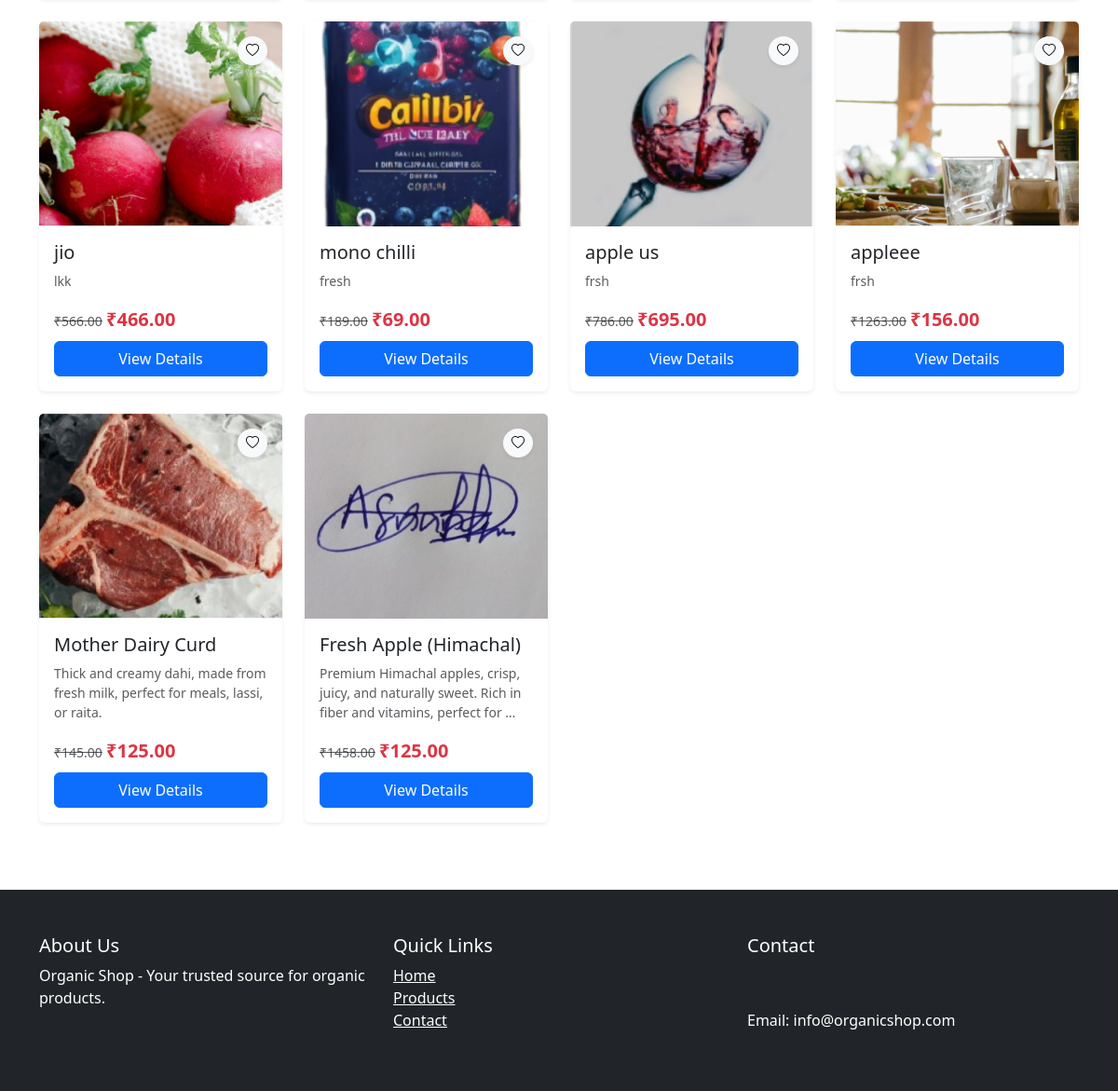
The app's page /category/breadssweets/ (lower part), older data.
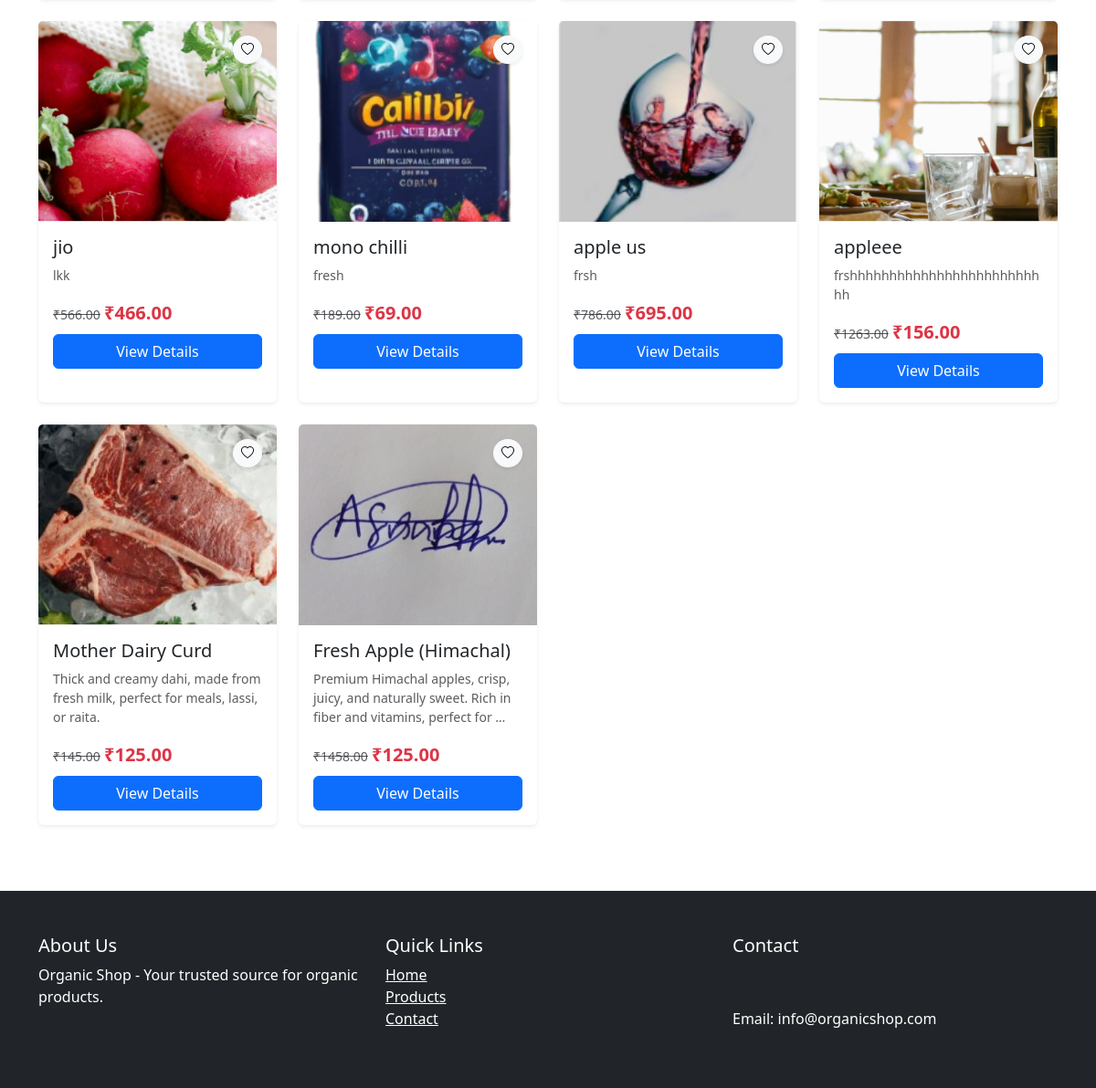
The same page, newer data.
### shop/models.py (models this page shows, shortened)
class Product(models.Model):
    category = models.ForeignKey(Category, on_delete=models.CASCADE, related_name='products')
    name = models.CharField(max_length=255)
    slug = models.SlugField(unique=True ,blank=True)
    description = models.TextField()
    price = models.DecimalField(max_digits=10, decimal_places=2)
    discount_price = models.DecimalField(max_digits=10, decimal_places=2, null=True, blank=True)
    image = models.ImageField(upload_to='products/')
    is_featured = models.BooleanField(default=False)
    sold_count = models.PositiveIntegerField(default=0)
    created_at = models.DateTimeField(auto_now_add=True)
    views = models.PositiveIntegerField(default=1)
    available = models.BooleanField(default=True)
    stock = models.PositiveIntegerField(default=0)
    @property
    def has_variants(self):
        return self.variants.exists()
    @property
    def display_discount(self):
        if self.has_variants or not self.discount_price:
            return None
        return self.get_discount_percentage

class ProductVariant(models.Model):
    product = models.ForeignKey(Product, on_delete=models.CASCADE, related_name='variants')
    values = models.ManyToManyField(VariantValue)
    price = models.DecimalField(max_digits=10, decimal_places=2)
    discount_price = models.DecimalField(max_digits=10, decimal_places=2, null=True, blank=True)
    stock = models.IntegerField()
    sku = models.CharField(max_length=50, unique=True, blank=True)
    image = models.ImageField(upload_to='variants/', null=True, blank=True)
    sold_count = models.IntegerField(default=0)

### shop/views.py (the view)
# urls.py: path('category/<slug:slug>/', views.category_detail, name='category_detail'),
def category_detail(request, slug):
    category = get_object_or_404(Category, slug=slug, is_active=True)
    products = Product.objects.filter(category=category, available=True)
    effective_price_subquery = ProductVariant.objects.filter(
        product=OuterRef('pk')
    ).annotate(
        effective_price=Coalesce('discount_price', 'price')
    ).order_by('-stock').values('effective_price')[:1]
    products = products.annotate(
        sorting_price=Subquery(effective_price_subquery),
        avg_rating=Avg('reviews__rating')
    ).prefetch_related('variants')
    sort = request.GET.get('sort')
    if sort == 'price_asc':
        products = products.order_by('sorting_price')
    elif sort == 'price_desc':
        products = products.order_by('-sorting_price')
    elif sort == 'newest':
        products = products.order_by('-created_at')
    elif sort == 'rating':
        products = products.order_by(F('avg_rating').desc(nulls_last=True))
    for product in products:
        all_variants = sorted(product.variants.all(), key=lambda v: v.stock, reverse=True)
        product.default_variant = all_variants[0] if all_variants else None
    wishlist_items = []
    if request.user.is_authenticated:
        wishlist_items = Wishlist.objects.filter(user=request.user).values_list('product_id', flat=True)
    context = {
        'category': category,
        'products': products,
        'wishlist_items': wishlist_items,
    }
    return render(request, 'shop/category_detail.html', context)

### shop/context_processors.py (called while the page is built)
def wishlist_context(request):
    wishlist_count = 0
    if request.user.is_authenticated:
        wishlist_count = Wishlist.objects.filter(user=request.user).count()
    return {'wishlist_items_count': wishlist_count}

### shop/templates/shop/category_detail.html (shortened to what this page needs)
{% extends 'shop/base.html' %}
{% load static %}
{% block content %}
<section class="py-5">
    <div class="container">
        <div class="row" id="productsContainer">
            {% for product in products %}
            {% with variant=product.default_variant %}
            <div class="col-lg-3 col-md-4 col-sm-6 mb-4 product-card">
                <div class="card h-100 border-0 shadow-sm hover-shadow transition">
                    <div class="position-relative">
                        {% if variant and variant.image %}
                            <img src="{{ variant.image.url }}" class="card-img-top" alt="{{ product.name }}" style="height: 220px; object-fit: cover;">
                        {% elif product.image %}
                            <img src="{{ product.image.url }}" class="card-img-top" alt="{{ product.name }}" style="height: 220px; object-fit: cover;">
                        {% else %}
                            <img src="{% static 'images/placeholder-product.jpg' %}" class="card-img-top" alt="{{ product.name }}" style="height: 220px; object-fit: cover;">
                        {% endif %}
                        <div class="card-img-overlay d-flex flex-column justify-content-between">
                            <div class="d-flex justify-content-end">
                                 <form action="{% url 'accounts:add_to_wishlist' product.id %}" method="post" class="wishlist-form">
                                    <button type="submit" class="btn btn-light btn-sm rounded-circle shadow-sm btn-heart">
                                        <i class="bi {% if product.id in wishlist_items %}bi-heart-fill text-danger{% else %}bi-heart{% endif %}"></i>
                                    </button>
                                </form>
                            </div>
                        </div>
                    </div>
                    <div class="card-body">
                        <h5 class="card-title">{{ product.name }}</h5>
                        <p class="card-text text-muted small">{{ product.description|truncatewords:15 }}</p>
                        <div class="price mb-2">
                            {% if variant %}
                                {% if variant.discount_price %}
                                    <del class="text-muted small">₹{{ variant.price }}</del>
                                    <span class="fs-5 fw-bold text-danger">₹{{ variant.discount_price }}</span>
                                {% else %}
                                    <span class="fs-5 fw-bold">₹{{ variant.price }}</span>
                                {% endif %}
                            {% else %}
                                <span class="text-muted">Price not available</span>
                            {% endif %}
                        </div>
                        <div class="d-grid gap-2">
                            <a href="{% url 'shop:product_detail' product.slug %}" class="btn btn-primary">View Details</a>
                        </div>
                    </div>
                </div>
            </div>
            {% endwith %}
            {% endfor %}
        </div>
    </div>
</section>
{% endblock %}

Row changes from the older to the newer data that the page shows:
changed Product "appleee": description "frsh" → "frshhhhhhhhhhhhhhhhhhhhhhhhhh"
